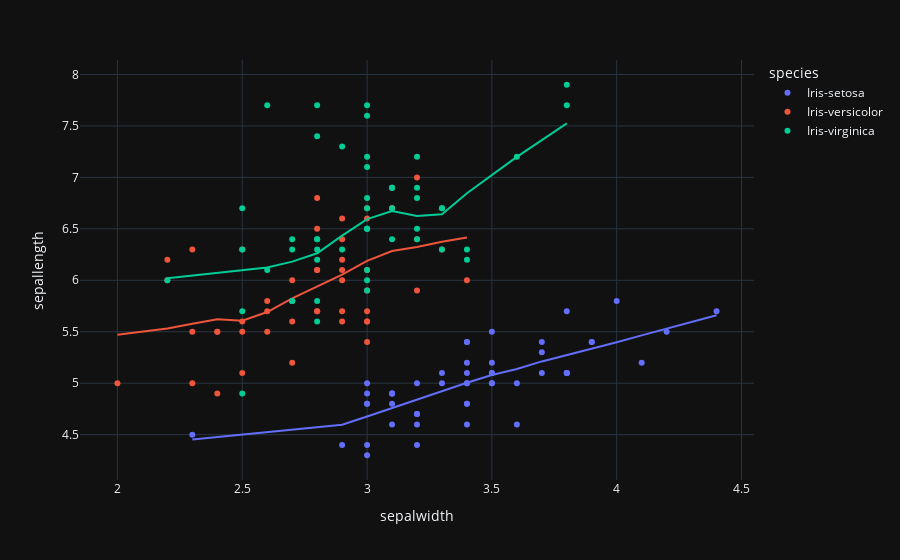

Notebook code for this chart:
### Markdown cell above
#### range of all the dimmentions constitute a certain type of flower

### Code cell
px.scatter(data, x="sepalwidth", y="sepallength", color="species", trendline="lowess", template='plotly_dark')

### Figure 1 — Plotly figure (JSON) as saved in the notebook; plotly's stock layout.template omitted (floating-point values rounded to 4 significant figures)
{"data": [{"hovertemplate": "species=Iris-setosa<br>sepalwidth=%{x}<br>sepallength=%{y}<extra></extra>", "legendgroup": "Iris-setosa", "marker": {"color": "#636efa", "symbol": "circle"}, "mode": "markers", "name": "Iris-setosa", "orientation": "v", "showlegend": true, "type": "scatter", "x": [3.5, 3, 3.2, 3.1, 3.6, 3.9, 3.4, 3.4, 2.9, 3.1, 3.7, 3.4, 3, 3, 4, 4.4, 3.9, 3.5, 3.8, 3.8, 3.4, 3.7, 3.6, 3.3, 3.4, 3, 3.4, 3.5, 3.4, 3.2, 3.1, 3.4, 4.1, 4.2, 3.1, 3.2, 3.5, 3.1, 3, 3.4, 3.5, 2.3, 3.2, 3.5, 3.8, 3, 3.8, 3.2, 3.7, 3.3], "xaxis": "x", "y": [5.1, 4.9, 4.7, 4.6, 5, 5.4, 4.6, 5, 4.4, 4.9, 5.4, 4.8, 4.8, 4.3, 5.8, 5.7, 5.4, 5.1, 5.7, 5.1, 5.4, 5.1, 4.6, 5.1, 4.8, 5, 5, 5.2, 5.2, 4.7, 4.8, 5.4, 5.2, 5.5, 4.9, 5, 5.5, 4.9, 4.4, 5.1, 5, 4.5, 4.4, 5, 5.1, 4.8, 5.1, 4.6, 5.3, 5], "yaxis": "y"}, {"hovertemplate": "<b>LOWESS trendline</b><br><br>species=Iris-setosa<br>sepalwidth=%{x}<br>sepallength=%{y} <b>(trend)</b><extra></extra>", "legendgroup": "Iris-setosa", "marker": {"color": "#636efa", "symbol": "circle"}, "mode": "lines", "name": "Iris-setosa", "showlegend": false, "type": "scatter", "x": [2.3, 2.9, 3, 3, 3, 3, 3, 3, 3.1, 3.1, 3.1, 3.1, 3.1, 3.2, 3.2, 3.2, 3.2, 3.2, 3.3, 3.3, 3.4, 3.4, 3.4, 3.4, 3.4, 3.4, 3.4, 3.4, 3.4, 3.5, 3.5, 3.5, 3.5, 3.5, 3.5, 3.6, 3.6, 3.7, 3.7, 3.7, 3.8, 3.8, 3.8, 3.8, 3.9, 3.9, 4, 4.1, 4.2, 4.4], "xaxis": "x", "y": [4.454, 4.596, 4.677, 4.677, 4.677, 4.677, 4.677, 4.677, 4.76, 4.76, 4.76, 4.76, 4.76, 4.842, 4.842, 4.842, 4.842, 4.842, 4.92, 4.92, 5.005, 5.005, 5.005, 5.005, 5.005, 5.005, 5.005, 5.005, 5.005, 5.079, 5.079, 5.079, 5.079, 5.079, 5.079, 5.137, 5.137, 5.212, 5.212, 5.212, 5.272, 5.272, 5.272, 5.272, 5.332, 5.332, 5.398, 5.465, 5.531, 5.661], "yaxis": "y"}, {"hovertemplate": "species=Iris-versicolor<br>sepalwidth=%{x}<br>sepallength=%{y}<extra></extra>", "legendgroup": "Iris-versicolor", "marker": {"color": "#EF553B", "symbol": "circle"}, "mode": "markers", "name": "Iris-versicolor", "orientation": "v", "showlegend": true, "type": "scatter", "x": [3.2, 3.2, 3.1, 2.3, 2.8, 2.8, 3.3, 2.4, 2.9, 2.7, 2, 3, 2.2, 2.9, 2.9, 3.1, 3, 2.7, 2.2, 2.5, 3.2, 2.8, 2.5, 2.8, 2.9, 3, 2.8, 3, 2.9, 2.6, 2.4, 2.4, 2.7, 2.7, 3, 3.4, 3.1, 2.3, 3, 2.5, 2.6, 3, 2.6, 2.3, 2.7, 3, 2.9, 2.9, 2.5, 2.8], "xaxis": "x", "y": [7, 6.4, 6.9, 5.5, 6.5, 5.7, 6.3, 4.9, 6.6, 5.2, 5, 5.9, 6, 6.1, 5.6, 6.7, 5.6, 5.8, 6.2, 5.6, 5.9, 6.1, 6.3, 6.1, 6.4, 6.6, 6.8, 6.7, 6, 5.7, 5.5, 5.5, 5.8, 6, 5.4, 6, 6.7, 6.3, 5.6, 5.5, 5.5, 6.1, 5.8, 5, 5.6, 5.7, 5.7, 6.2, 5.1, 5.7], "yaxis": "y"}, {"hovertemplate": "<b>LOWESS trendline</b><br><br>species=Iris-versicolor<br>sepalwidth=%{x}<br>sepallength=%{y} <b>(trend)</b><extra></extra>", "legendgroup": "Iris-versicolor", "marker": {"color": "#EF553B", "symbol": "circle"}, "mode": "lines", "name": "Iris-versicolor", "showlegend": false, "type": "scatter", "x": [2, 2.2, 2.2, 2.3, 2.3, 2.3, 2.4, 2.4, 2.4, 2.5, 2.5, 2.5, 2.5, 2.6, 2.6, 2.6, 2.7, 2.7, 2.7, 2.7, 2.7, 2.8, 2.8, 2.8, 2.8, 2.8, 2.8, 2.9, 2.9, 2.9, 2.9, 2.9, 2.9, 2.9, 3, 3, 3, 3, 3, 3, 3, 3, 3.1, 3.1, 3.1, 3.2, 3.2, 3.2, 3.3, 3.4], "xaxis": "x", "y": [5.471, 5.531, 5.531, 5.577, 5.577, 5.577, 5.622, 5.622, 5.622, 5.606, 5.606, 5.606, 5.606, 5.691, 5.691, 5.691, 5.825, 5.825, 5.825, 5.825, 5.825, 5.944, 5.944, 5.944, 5.944, 5.944, 5.944, 6.054, 6.054, 6.054, 6.054, 6.054, 6.054, 6.054, 6.188, 6.188, 6.188, 6.188, 6.188, 6.188, 6.188, 6.188, 6.284, 6.284, 6.284, 6.323, 6.323, 6.323, 6.374, 6.416], "yaxis": "y"}, {"hovertemplate": "species=Iris-virginica<br>sepalwidth=%{x}<br>sepallength=%{y}<extra></extra>", "legendgroup": "Iris-virginica", "marker": {"color": "#00cc96", "symbol": "circle"}, "mode": "markers", "name": "Iris-virginica", "orientation": "v", "showlegend": true, "type": "scatter", "x": [3.3, 2.7, 3, 2.9, 3, 3, 2.5, 2.9, 2.5, 3.6, 3.2, 2.7, 3, 2.5, 2.8, 3.2, 3, 3.8, 2.6, 2.2, 3.2, 2.8, 2.8, 2.7, 3.3, 3.2, 2.8, 3, 2.8, 3, 2.8, 3.8, 2.8, 2.8, 2.6, 3, 3.4, 3.1, 3, 3.1, 3.1, 3.1, 2.7, 3.2, 3.3, 3, 2.5, 3, 3.4, 3], "xaxis": "x", "y": [6.3, 5.8, 7.1, 6.3, 6.5, 7.6, 4.9, 7.3, 6.7, 7.2, 6.5, 6.4, 6.8, 5.7, 5.8, 6.4, 6.5, 7.7, 7.7, 6, 6.9, 5.6, 7.7, 6.3, 6.7, 7.2, 6.2, 6.1, 6.4, 7.2, 7.4, 7.9, 6.4, 6.3, 6.1, 7.7, 6.3, 6.4, 6, 6.9, 6.7, 6.9, 5.8, 6.8, 6.7, 6.7, 6.3, 6.5, 6.2, 5.9], "yaxis": "y"}, {"hovertemplate": "<b>LOWESS trendline</b><br><br>species=Iris-virginica<br>sepalwidth=%{x}<br>sepallength=%{y} <b>(trend)</b><extra></extra>", "legendgroup": "Iris-virginica", "marker": {"color": "#00cc96", "symbol": "circle"}, "mode": "lines", "name": "Iris-virginica", "showlegend": false, "type": "scatter", "x": [2.2, 2.5, 2.5, 2.5, 2.5, 2.6, 2.6, 2.7, 2.7, 2.7, 2.7, 2.8, 2.8, 2.8, 2.8, 2.8, 2.8, 2.8, 2.8, 2.9, 2.9, 3, 3, 3, 3, 3, 3, 3, 3, 3, 3, 3, 3, 3.1, 3.1, 3.1, 3.1, 3.2, 3.2, 3.2, 3.2, 3.2, 3.3, 3.3, 3.3, 3.4, 3.4, 3.6, 3.8, 3.8], "xaxis": "x", "y": [6.019, 6.098, 6.098, 6.098, 6.098, 6.125, 6.125, 6.182, 6.182, 6.182, 6.182, 6.263, 6.263, 6.263, 6.263, 6.263, 6.263, 6.263, 6.263, 6.434, 6.434, 6.594, 6.594, 6.594, 6.594, 6.594, 6.594, 6.594, 6.594, 6.594, 6.594, 6.594, 6.594, 6.672, 6.672, 6.672, 6.672, 6.624, 6.624, 6.624, 6.624, 6.624, 6.642, 6.642, 6.642, 6.845, 6.845, 7.199, 7.525, 7.525], "yaxis": "y"}], "layout": {"legend": {"title": {"text": "species"}, "tracegroupgap": 0}, "margin": {"t": 60}, "xaxis": {"anchor": "y", "domain": [0, 1], "title": {"text": "sepalwidth"}}, "yaxis": {"anchor": "x", "domain": [0, 1], "title": {"text": "sepallength"}}}}
